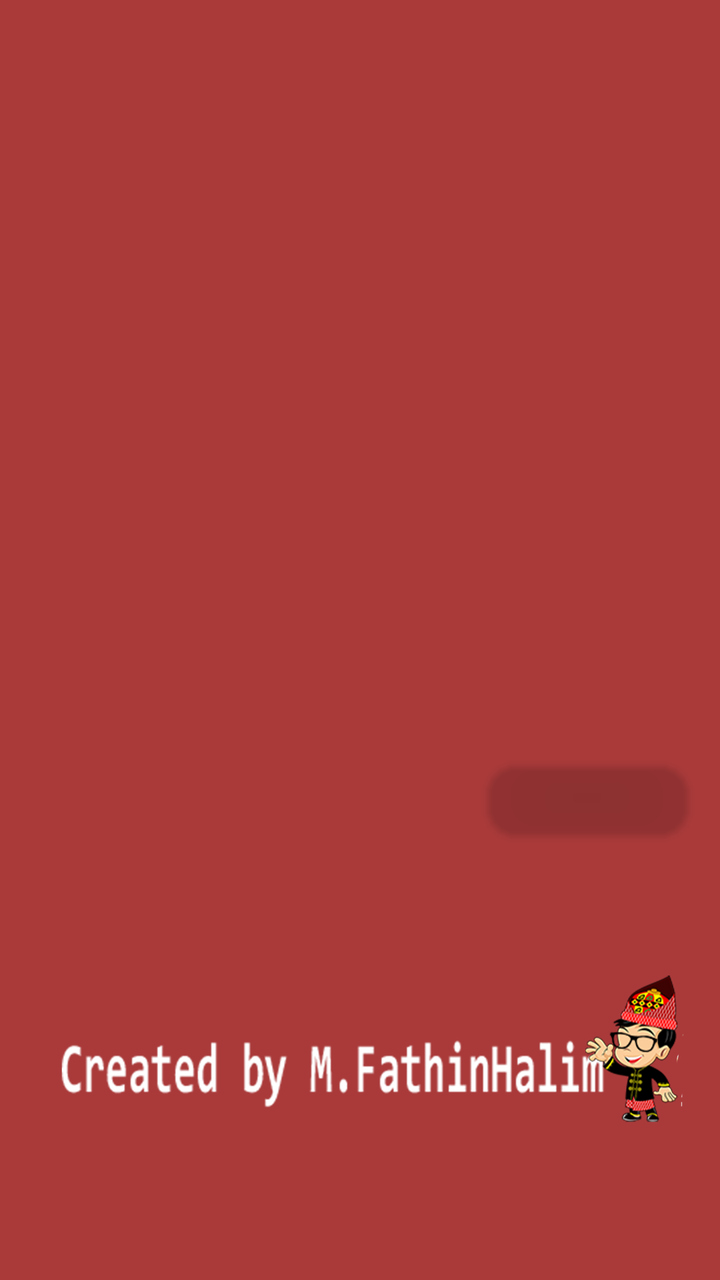
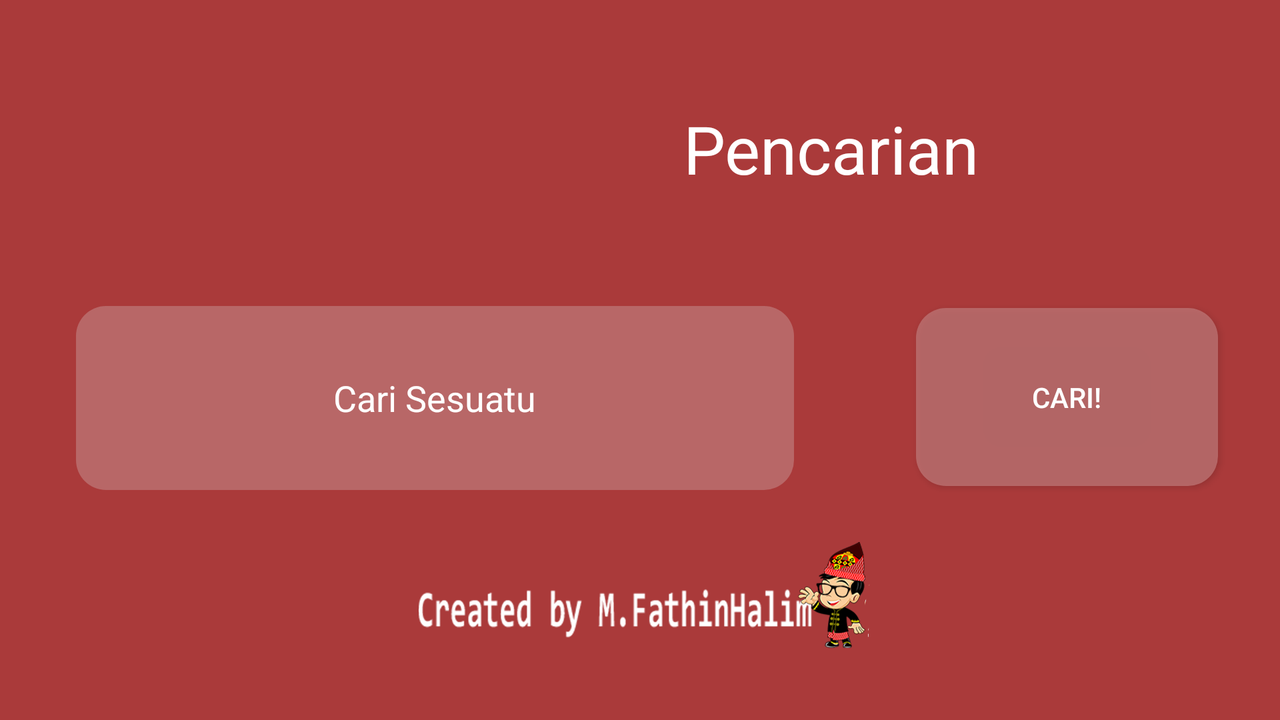

An Android layout and its configuration variant, each rendered on a device that would load it. The default file and the variant file are quoted in full after the pictures.
<!-- AndroidManifest.xml: application theme Theme.KamusBahasaRejang -->
<!-- res/layout/search_engine.xml -->
<?xml version="1.0" encoding="utf-8"?>
<RelativeLayout xmlns:android="http://schemas.android.com/apk/res/android"
    xmlns:app="http://schemas.android.com/apk/res-auto"
    xmlns:tools="http://schemas.android.com/tools"
    android:layout_width="match_parent"
    android:layout_height="match_parent"
    android:background="@color/background">

    <EditText
        android:id="@+id/search"
        android:layout_width="wrap_content"
        android:layout_height="68dp"
        android:layout_above="@+id/imageView3"
        android:layout_below="@+id/imageView2"
        android:layout_alignParentStart="true"
        android:layout_marginStart="13dp"
        android:layout_marginTop="70dp"
        android:layout_marginEnd="28dp"
        android:layout_marginBottom="56dp"
        android:layout_toStartOf="@+id/search_btn"
        android:background="@drawable/rounder_edit"
        android:ems="10"
        android:gravity="center"
        android:hint="Cari Sesuatu"
        android:inputType="textPersonName"
        android:textColor="@color/white"
        android:textColorHint="@color/white"
        app:layout_constraintBottom_toTopOf="@+id/imageView3"
        app:layout_constraintEnd_toStartOf="@+id/search_btn"
        app:layout_constraintHorizontal_bias="0.0"
        app:layout_constraintStart_toStartOf="parent"
        app:layout_constraintTop_toBottomOf="@+id/imageView2"
        app:layout_constraintVertical_bias="0.028" />

    <Button
        android:id="@+id/search_btn"
        android:layout_width="101dp"
        android:layout_height="56dp"
        android:layout_above="@+id/imageView3"
        android:layout_below="@+id/imageView2"
        android:layout_alignParentEnd="true"
        android:layout_marginTop="75dp"
        android:layout_marginEnd="16dp"
        android:layout_marginBottom="63dp"
        android:background="@drawable/rounder_edit"
        android:text="Cari!"
        android:textColor="@color/white"
        app:layout_constraintEnd_toEndOf="parent"
        app:layout_constraintTop_toBottomOf="@+id/imageView2" />

    <ImageView
        android:id="@+id/imageView2"
        android:layout_width="200dp"
        android:layout_height="211dp"
        android:layout_alignParentStart="true"
        android:layout_alignParentTop="true"
        android:layout_alignParentEnd="true"
        android:layout_marginStart="114dp"
        android:layout_marginTop="131dp"
        android:layout_marginEnd="98dp"
        app:layout_constraintEnd_toEndOf="parent"
        app:layout_constraintStart_toStartOf="parent"
        app:layout_constraintTop_toTopOf="parent"
        app:srcCompat="@drawable/a" />

    <ImageView
        android:id="@+id/imageView3"
        android:layout_width="wrap_content"
        android:layout_height="151dp"
        android:layout_alignParentStart="true"
        android:layout_alignParentEnd="true"
        android:layout_alignParentBottom="true"
        android:layout_marginStart="14dp"
        android:layout_marginEnd="18dp"
        android:layout_marginBottom="45dp"
        app:layout_constraintBottom_toBottomOf="parent"
        app:layout_constraintEnd_toEndOf="parent"
        app:layout_constraintStart_toStartOf="parent"
        app:layout_constraintTop_toBottomOf="@+id/search_btn"
        app:srcCompat="@drawable/ms" />
</RelativeLayout>
<!-- resources referenced by this layout -->
<resources>
  <color name="background">#AA3A3A</color>
  <color name="white">#FFFFFFFF</color>
  <!-- drawable ms: png bitmap (drawable, 244620 bytes) -->
  <!-- drawable rounder_edit (drawable) -->
  <?xml version="1.0" encoding="utf-8"?>
  <shape xmlns:android="http://schemas.android.com/apk/res/android"
      android:shape="rectangle"
      android:padding="10dp">
  
      <solid android:color="@color/background_widget"/>
  
      <corners
          android:bottomRightRadius="15dp"
          android:bottomLeftRadius="15dp"
          android:topLeftRadius="15dp"
          android:topRightRadius="15dp" />
  </shape>
  <style name="Theme.KamusBahasaRejang" parent="Theme.AppCompat.Light.DarkActionBar">
          
          <item name="colorPrimary">#910C02</item>
          <item name="colorPrimaryDark">#551501</item>
          <item name="colorAccent">@color/white</item>
          
      </style>
  <color name="background_widget">#CCBC7272</color>
</resources>
<!-- res/layout-land/search_engine.xml (the repository's variant of the layout above) -->
<!-- drawn on the phone turned sideways -->
<?xml version="1.0" encoding="utf-8"?>

<RelativeLayout xmlns:android="http://schemas.android.com/apk/res/android"
    xmlns:app="http://schemas.android.com/apk/res-auto"
    xmlns:tools="http://schemas.android.com/tools"
    android:layout_width="match_parent"
    android:layout_height="match_parent"
    android:background="@color/background">

    <EditText
        android:id="@+id/search"
        android:layout_width="691dp"
        android:layout_height="140dp"
        android:layout_above="@+id/imageView3"
        android:layout_below="@+id/imageView2"
        android:layout_alignParentStart="true"
        android:layout_marginStart="38dp"
        android:layout_marginTop="25dp"
        android:layout_marginEnd="61dp"
        android:layout_marginBottom="19dp"
        android:layout_toStartOf="@+id/search_btn"
        android:background="@drawable/rounder_edit"
        android:ems="10"
        android:gravity="center"
        android:hint="Cari Sesuatu"
        android:inputType="textPersonName"
        android:textColor="@color/white"
        android:textColorHint="@color/white"
        app:layout_constraintBottom_toTopOf="@+id/imageView3"
        app:layout_constraintEnd_toStartOf="@+id/search_btn"
        app:layout_constraintHorizontal_bias="0.0"
        app:layout_constraintStart_toStartOf="parent"
        app:layout_constraintTop_toBottomOf="@+id/imageView2"
        app:layout_constraintVertical_bias="0.028" />

    <Button
        android:id="@+id/search_btn"
        android:layout_width="151dp"
        android:layout_height="137dp"
        android:layout_above="@+id/imageView3"
        android:layout_below="@+id/imageView2"
        android:layout_alignParentEnd="true"
        android:layout_marginTop="26dp"
        android:layout_marginEnd="31dp"
        android:layout_marginBottom="21dp"
        android:background="@drawable/rounder_edit"
        android:text="Cari!"
        android:textColor="@color/white"
        app:layout_constraintEnd_toEndOf="parent"
        app:layout_constraintTop_toBottomOf="@+id/imageView2" />

    <ImageView
        android:id="@+id/imageView2"
        android:layout_width="122dp"
        android:layout_height="108dp"
        android:layout_alignParentStart="true"
        android:layout_alignParentTop="true"
        android:layout_marginStart="106dp"
        android:layout_marginTop="20dp"
        app:layout_constraintEnd_toEndOf="parent"
        app:layout_constraintStart_toStartOf="parent"
        app:layout_constraintTop_toTopOf="parent"
        app:srcCompat="@drawable/a" />

    <ImageView
        android:id="@+id/imageView3"
        android:layout_width="809dp"
        android:layout_height="60dp"
        android:layout_alignParentStart="true"
        android:layout_alignParentEnd="true"
        android:layout_alignParentBottom="true"
        android:layout_marginStart="17dp"
        android:layout_marginEnd="25dp"
        android:layout_marginBottom="36dp"
        app:layout_constraintBottom_toBottomOf="parent"
        app:layout_constraintEnd_toEndOf="parent"
        app:layout_constraintStart_toStartOf="parent"
        app:layout_constraintTop_toBottomOf="@+id/search_btn"
        app:srcCompat="@drawable/ms" />

    <TextView
        android:id="@+id/textView"
        android:layout_width="432dp"
        android:layout_height="71dp"
        android:layout_above="@+id/search_btn"
        android:layout_alignParentTop="true"
        android:layout_alignParentEnd="true"
        android:layout_marginStart="77dp"
        android:layout_marginTop="52dp"
        android:layout_marginEnd="114dp"
        android:layout_marginBottom="31dp"
        android:layout_toEndOf="@+id/imageView2"
        android:gravity="center"
        android:text="Pencarian Seputar Rejang"
        android:textColor="@color/white"
        android:textSize="100px" />
</RelativeLayout>
